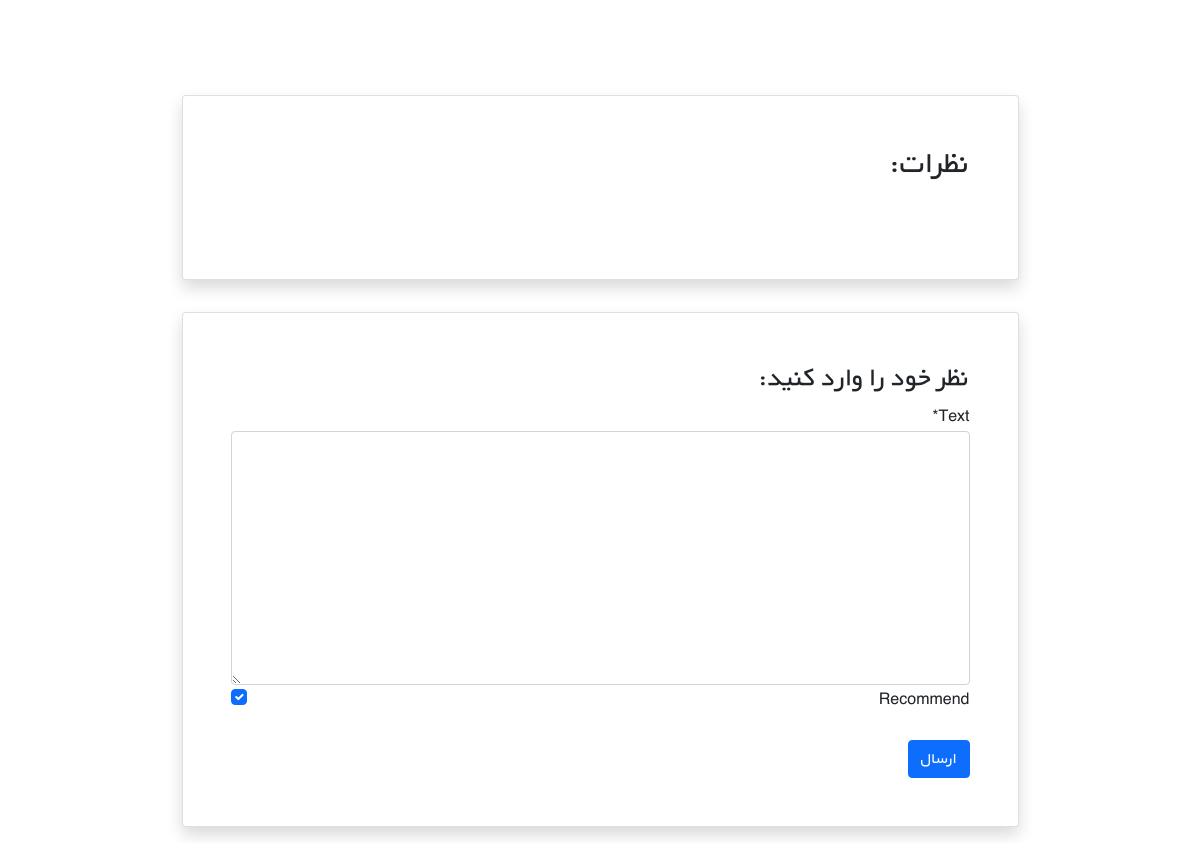
The app's page /books/7/ (signed in, lower part), older data.
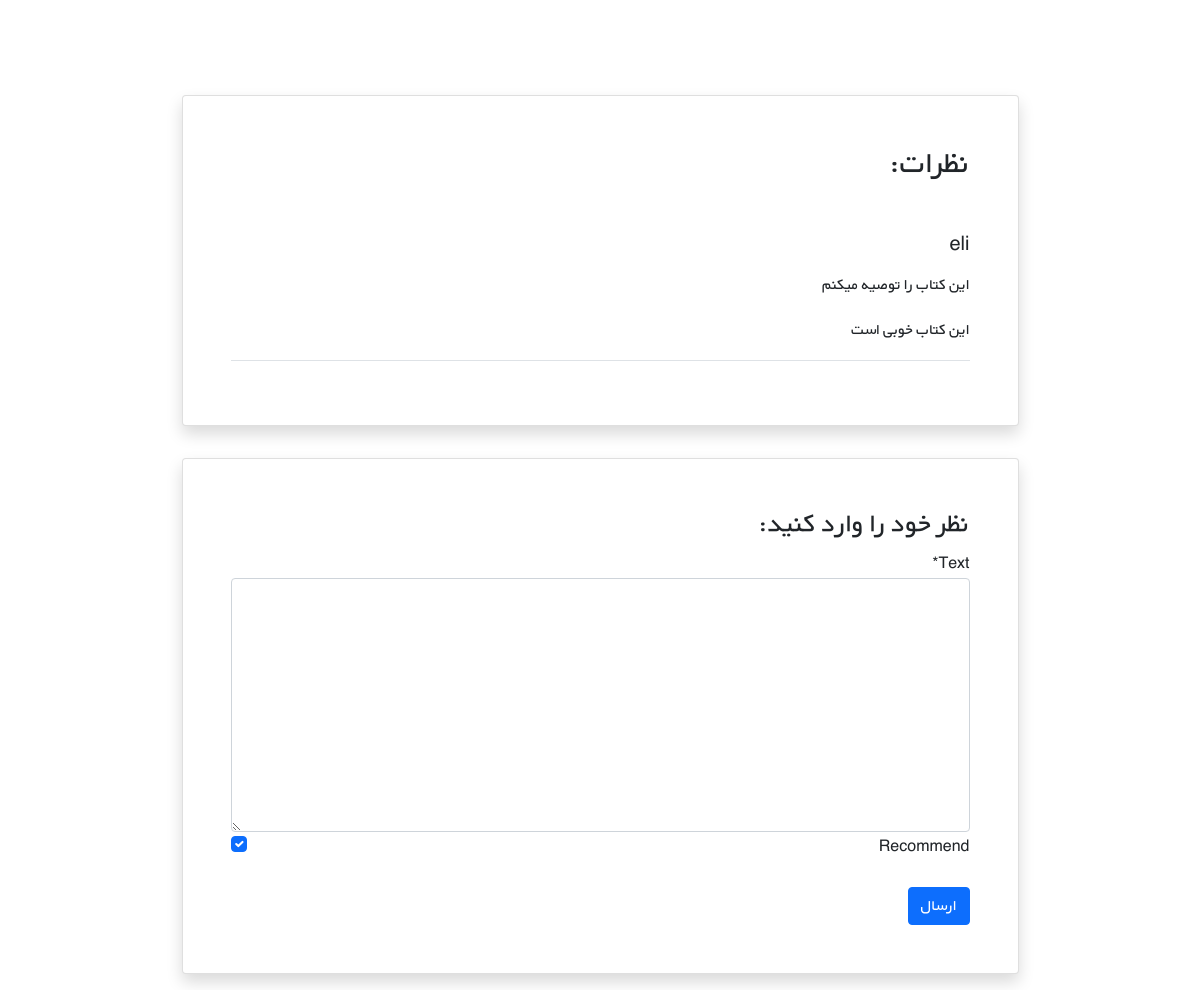
The same page, newer data.
### books/models.py (models this page shows, shortened)
class Comment(models.Model):
    user = models.ForeignKey(get_user_model(), on_delete=models.CASCADE)
    book = models.ForeignKey(Book, on_delete=models.CASCADE, related_name='comments')
    text = models.TextField()
    datetime_created = models.DateTimeField(auto_now_add=True)
    is_active = models.BooleanField(default= True)
    recommend = models.BooleanField(default= True)

### accounts/models.py (models this page shows)
class CustomUser(AbstractUser):
    age = models.PositiveIntegerField(null=True, blank= True)

### books/views.py (the view)
# urls.py: path('<int:pk>/', book_detail_view, name='book_detail'),
@login_required()
def book_detail_view(request, pk):
    book = get_object_or_404(Book, pk=pk)
    book_comments = book.comments.all()
    if request.method == 'POST':
        comment_form = CommentForm(request.POST)
        if comment_form.is_valid():
            new_comment = comment_form.save(commit=False)
            new_comment.book = book
            new_comment.user = request.user
            new_comment.save()
            comment_form = CommentForm()
    else:
        comment_form = CommentForm()
    return render(request, 'books/book_detail.html',
                  {'book': book, 'comments': book_comments, 'comment_form': comment_form})

### books/forms.py
class CommentForm(forms.ModelForm):
    class Meta:
        model = Comment
        fields = ('text','recommend',)

### books/templates/books/book_detail.html (shortened to what this page needs)
{% extends '_base.html' %}
{% load crispy_forms_tags %}
{% block content %}
    <div class="container mt-5" dir="rtl">
        <div class="">
            <div class="">
                <div class="d-flex justify-content-center">
                    <div class="my-3 p-5 w-sm-75 w-100">
                    </div>
                </div>
                <div class="d-flex justify-content-center">
                    <div class="card shadow my-3 p-5 w-sm-75 w-100">
                        <h2 class="mb-5">نظرات:</h2>
                        {% for comment in comments %}
                            {% if comment.is_active %}
                                <div class="border-bottom mb-3">
                                    <h5 class="mb-3">{{ comment.user.username }}</h5>
                                    {% if comment.recommend %}
                                        <p> این کتاب را توصیه میکنم</p>
                                    {% else %}
                                        <p>این کتاب را توصیه نمیکنم</p>
                                    {% endif %}
                                    <p>{{ comment.text|linebreaks }}</p>
                                </div>
                            {% endif %}
                        {% endfor %}
                    </div>
                </div>
                <div class="d-flex justify-content-center">
                    <div class="card shadow my-3 p-5 w-sm-75 w-100">
                        <h3>نظر خود را وارد کنید:</h3>
                        <form method="POST">
                            {{ comment_form|crispy }}
                            <button type="submit" class="btn btn-primary mt-4">ارسال</button>
                        </form>
                    </div>
                </div>
            </div>
        </div>
    </div>
{% endblock %}}

Row changes from the older to the newer data that the page shows:
added Comment: user.username "eli", recommend "این کتاب را توصیه میکنم", text "این کتاب خوبی است"
